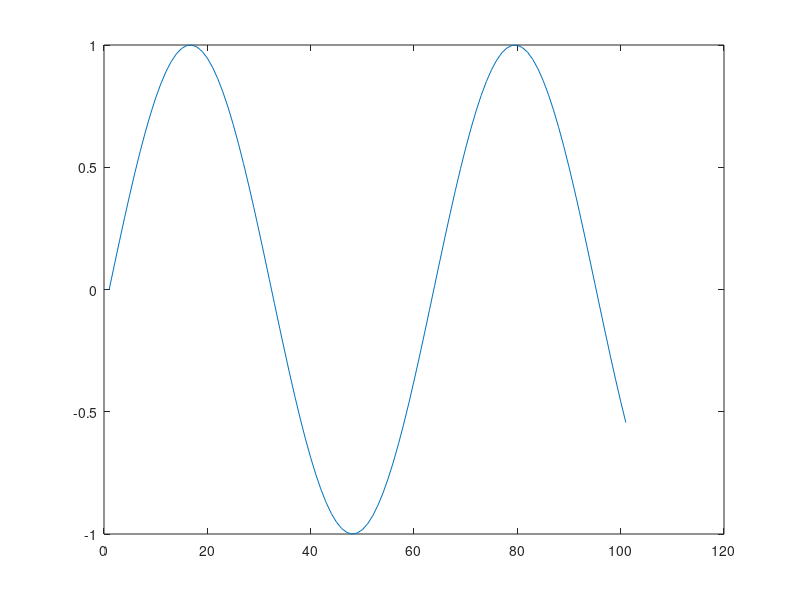
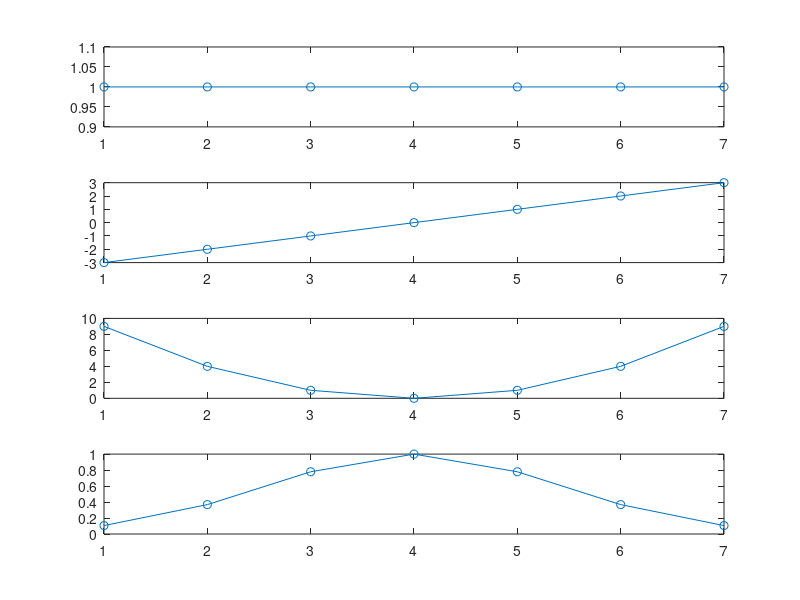
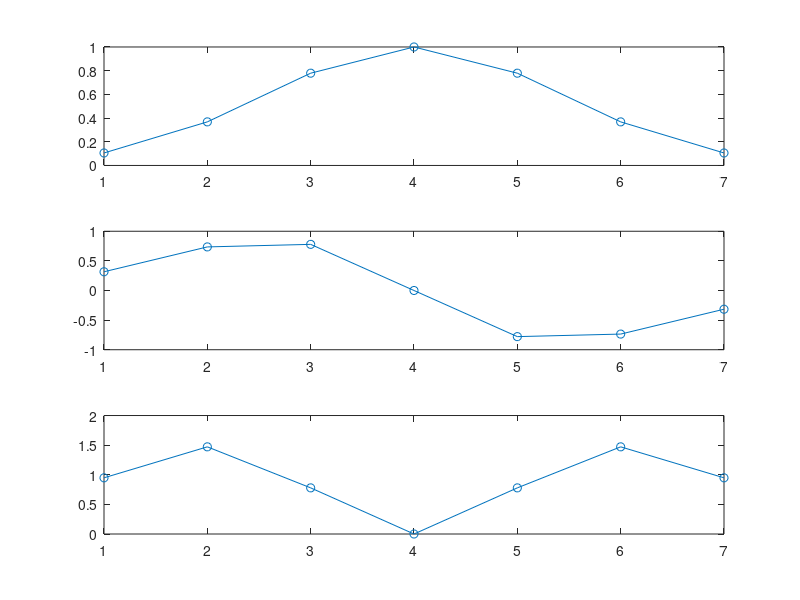
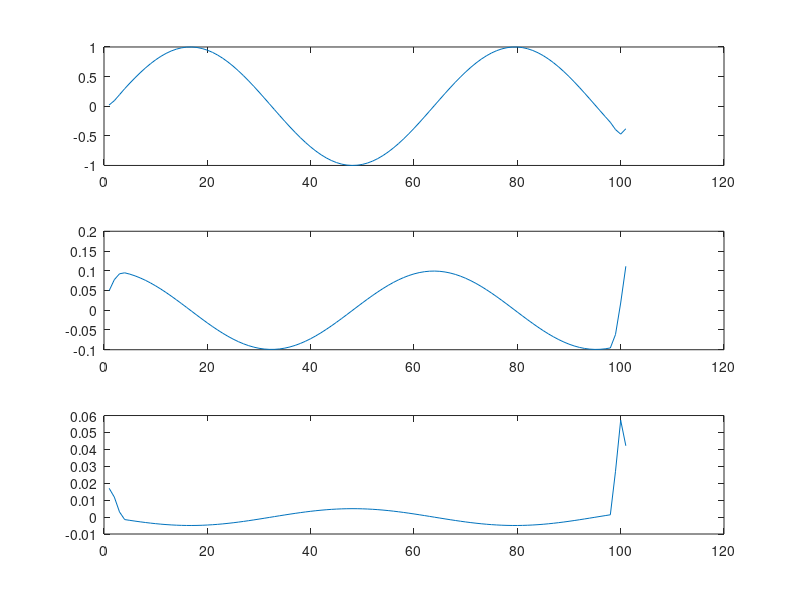

Write the MATLAB code that produced these figures, in order.

close all;

k = 0:1:100;
s = sin(k/10);
figure(1);plot(s);

x=(-3:3)';
b0=ones(7,1);
b1=x;
b2=x.^2;
figure(2);
subplot(4, 1, 1); plot(b0, '-o');
subplot(4, 1, 2); plot(b1, '-o');
subplot(4, 1, 3); plot(b2, '-o');

a = exp(-x.^2/4);
figure(2);
subplot(4, 1, 4); plot(a, '-o');

f0 = b0.*a; f0 = f0(end:-1:1);
f1 = b1.*a; f1 = f1(end:-1:1);
f2 = b2.*a; f2 = f2(end:-1:1);
figure(3);
subplot(3, 1, 1); plot(f0, '-o');
subplot(3, 1, 2); plot(f1, '-o');
subplot(3, 1, 3); plot(f2, '-o');

h0 = conv(s, f0, 'same');
h1 = conv(s, f1, 'same');
h2 = conv(s, f2, 'same');

figure(13);
subplot(3, 1, 1); plot(h0, '-o');
subplot(3, 1, 2); plot(h1, '-o');
subplot(3, 1, 3); plot(h2, '-o');

G0 = diag(a);
B = [b0 b1 b2];
G = B'*G0*B;

% Question 1: No!
disp('Question 1:');
disp(G'*G);

%%

c = inv(G)*[h0; h1; h2];
figure(4);
subplot(3, 1, 1); plot(c(1,:));
subplot(3, 1, 2); plot(c(2,:));
subplot(3, 1, 3); plot(c(3,:));

% Question 2: Yes? They look like the derivitives of sin.

%% Prep 3
cp = inv(G);

%%

figure(5);
localsig=s(60-3:60+3);
reconsig=(B*c(:,60))';
diffsig=localsig-reconsig;
subplot(3, 1, 1); plot(localsig);
subplot(3, 1, 2); plot(reconsig);
subplot(3, 1, 3); plot(diffsig);

% Question 3: Very similiar. 

%%

cert = double(rand(1, 101)>0.3);
scert = s.*cert;
figure(6); plot(scert);

h0c = conv(scert, f0, 'same');
h1c = conv(scert, f1, 'same');
h2c = conv(scert, f2, 'same');

figure(14);
subplot(3, 1, 1); plot(h0c, '-o');
subplot(3, 1, 2); plot(h1c, '-o');
subplot(3, 1, 3); plot(h2c, '-o');

cc = inv(G)*[h0c; h1c; h2c];
figure(15);
subplot(3, 1, 1); plot(cc(1,:));
subplot(3, 1, 2); plot(cc(2,:));
subplot(3, 1, 3); plot(cc(3,:));

figure(16);
localsigc=s(60-3:60+3);
reconsigc=(B*cc(:,60))';
diffsigc=localsigc-reconsigc;
subplot(3, 1, 1); plot(localsigc);
subplot(3, 1, 2); plot(reconsigc);
subplot(3, 1, 3); plot(diffsigc);

% Question 4


%%
h0 = conv(scert, f0, 'same');
h1 = conv(scert, f1, 'same');

figure(17);
subplot(2, 1, 1); plot(h0);
subplot(2, 1, 2); plot(h1);

% Fill in these!!!
G11 = conv(cert, flip(b0.*a.*b0), 'same'); 
G12 = conv(cert, flip(b0.*a.*b1), 'same');
G22 = conv(cert, flip(b1.*a.*b1), 'same');

detG = G11.*G22-G12.^2;
c0 = (G22.*h0-G12.*h1)./detG;
c1 = (-G12.*h0+G11.*h1)./detG;

figure(7);
subplot(2, 2, 1); plot(c0);
subplot(2, 2, 3); plot(c1);
subplot(2, 2, 2); plot(cc(1,:));
subplot(2, 2, 4); plot(cc(2,:));

% Question 5: No idea.

% Question 6: Smooooth.

% Question 7: No idea.

% Question 8: No idea.



